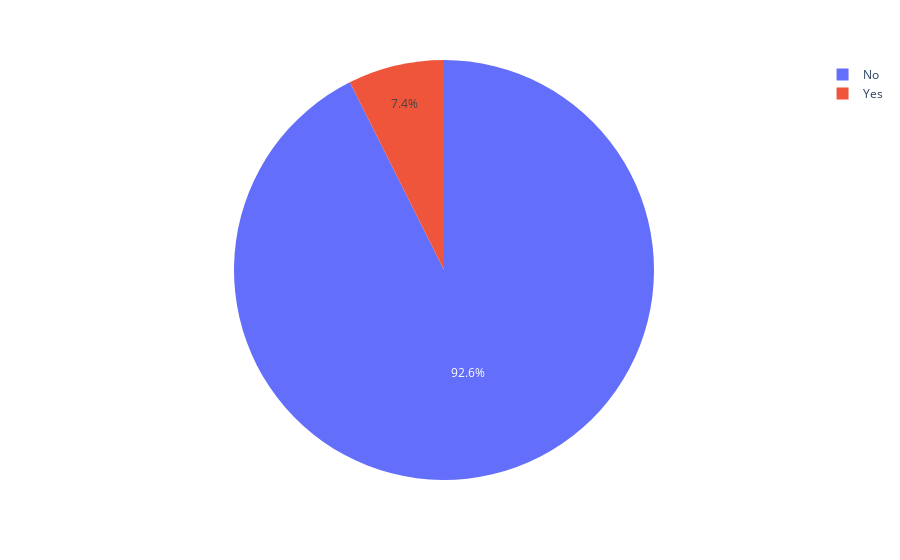

The notebook cell this image was saved under:
### Code cell
i = data_tidak['Churn'].value_counts().index
j = data_tidak['Churn'].value_counts().values

fig3 = px.pie(data_tidak,names=i,values=j)
fig3.show()

### Figure 1 — Plotly figure (JSON) as saved in the notebook; plotly's stock layout.template omitted (floating-point values rounded to 4 significant figures)
{"data": [{"domain": {"x": [0, 1], "y": [0, 1]}, "hovertemplate": "label=%{label}<br>value=%{value}<extra></extra>", "labels": ["No", "Yes"], "legendgroup": "", "name": "", "showlegend": true, "type": "pie", "values": [1413, 113]}], "layout": {"legend": {"tracegroupgap": 0}, "margin": {"t": 60}}}
